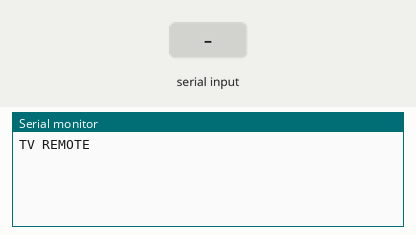
This sketch was run on a simulated Arduino Uno, built with avr-gcc and run on an emulated ATmega328P. Parts: the last lines printed to the serial monitor. The test bench sets the inputs (shaded band).

Above: at 1.2 s.
1.3 s: "LEARN" received over the second serial link
At 3.3 s:
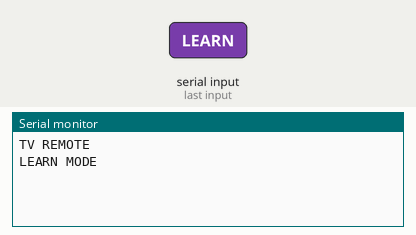
3.7 s: "SEND" received over the second serial link
At 5.1 s:
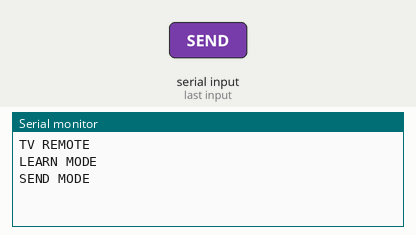
6.1 s: "," received over the second serial link
At 8.2 s:
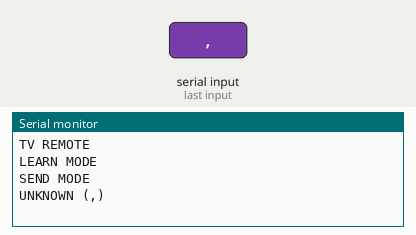
8.5 s: "90,45,200\n" received over the second serial link
At 10.1 s:
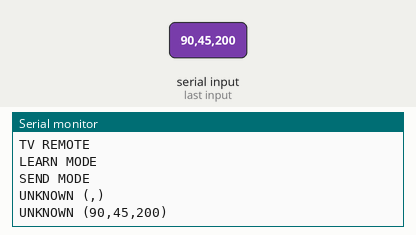
11.0 s: "0\n" received over the second serial link
At 13.1 s:
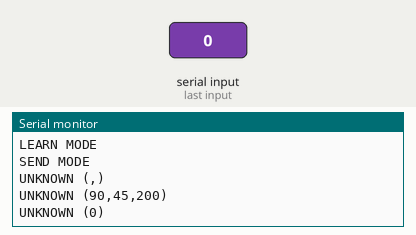
13.4 s: "1\n" received over the second serial link
At 15.1 s:
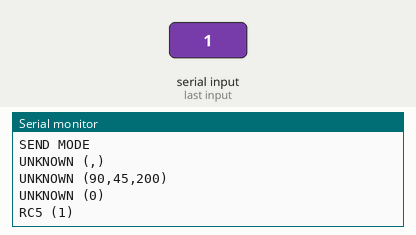

The sketch:

TVRemoteFinal.ino
```cpp
#include <SoftwareSerial.h>
#include <IRremote.h>

SoftwareSerial btSerial(10, 11); //make virtual serial port

int RECV_PIN = 12; //IR receiving pin
IRrecv irrecv(RECV_PIN); //make IRRemote library object to receive IR
IRsend irsend; //make IRRemote library object to send IR
decode_results results; //save decoded value (data, decode_type, bits)

//flags to maintain mode
bool isLearning;
bool isSending;
bool isAvailable;

void setup() {
  // put your setup code here, to run once:
  Serial.begin(9600); // for debug purpuses
  while (!Serial) {
    ; // wait for serial port to connect. needed for native USB port only
  }
  Serial.println("TV REMOTE");

  btSerial.begin(9600); //begin bluetooth serial port

  //set mode to idle
  isLearning = false;
  isSending = false;
  isAvailable = false;

  irrecv.enableIRIn(); //enable IR receiver to receive data
}

void loop() {
  // put your main code here, to run repeatedly:
  String input; //store the input of bluetooth module

  //if ther are an input in bluetooth module
  if (btSerial.available()) {
    input = btSerial.readString(); //read as a string
    input.trim();
    if (input == "LEARN") {
      //enable ir receive mode mode, disable ir send mode
      Serial.println("LEARN MODE");
      isLearning = true;
      isSending = false;
    } else if (input == "SEND") {
      //enable ir send mode, disable ir receive mode
      Serial.println("SEND MODE");
      isSending = true;
      isLearning = false;
    } else {
      //resume ir send mode
      isAvailable = true;
    }
    btSerial.read();
    btSerial.read();
  } else {
    //pause ir send mode
    isAvailable = false;
  }

  //ir emitting
  if (isAvailable && isSending) {
    int count = 0;
    int pos1, pos2, pos3;

    //divide into data, decode_type, bits
    for (int i = 0; i < input.length(); i++) {
      if (input[i] == ',') {
        if (count == 0) {
          pos1 = i;
        } else if (count == 1) {
          pos2 = i;
        } else {
          break;
        }
        count ++;
      }
    }
    long data = input.substring(0, pos1).toInt();
    int decode_type = input.substring(pos1 + 1, pos2).toInt();
    int bits = input.substring(pos2 + 1).toInt();

    //emit ir according to the type
    switch (decode_type) {
      case NEC      :
        irsend.sendNEC(data, bits);
        Serial.print("NEC ("); //for debugging
        break;
      case SONY     :
        irsend.sendSony(data, bits);
        Serial.print("SONY ("); //for debugging
        break;
      case RC5      :
        irsend.sendRC5(data, bits);
        Serial.print("RC5 ("); //for debugging
        break;
      case RC6      :
        irsend.sendRC6(data, bits);
        Serial.print("RC6 ("); //for debugging
        break;
      case JVC      :
        irsend.sendJVC(data, bits, false);
        Serial.print("JVC ("); //for debugging
        break;
      case SAMSUNG  :
        irsend.sendSAMSUNG(data, bits);
        Serial.print("SAMSUNG ("); //for debugging
        break;
      case WHYNTER  :
        irsend.sendWhynter(data, bits);
        Serial.print("WHYNTER ("); //for debugging
        break;
      case LG       :
        irsend.sendLG(data, bits);
        Serial.print("LG ("); //for debugging
        break;
      case DENON    :
        irsend.sendDenon(data, bits);
        Serial.print("DENON ("); //for debugging
        break;
      default       :
        Serial.print("UNKNOWN ("); //type not equal to above declared types (ignore signal)
    }

    //for debugging
    Serial.print(input);
    Serial.println(")");
    irrecv.enableIRIn();
  }

  //ir receiving
  if (isLearning) {
    if (irrecv.decode(&results)) {
      //make string to send
      int decode_type = results.decode_type;
      String output = (String)results.value + "," +
                      (String)results.decode_type + "," +
                      (String)results.bits;
      boolean canSend = true;

      //for debugging
      switch (decode_type) {
        case NEC      : Serial.print("NEC: "); break;
        case SONY     : Serial.print("SONY: "); break;
        case RC5      : Serial.print("RC5: "); break;
        case RC6      : Serial.print("RC6: "); break;
        case JVC      : Serial.print("JVC: "); break;
        case SAMSUNG  : Serial.print("SAMSUNG: "); break;
        case WHYNTER  : Serial.print("WHYNTER: "); break;
        case LG       : Serial.print("LG: "); break;
        case DENON    : Serial.print("DENON: "); break;
        default       :
                        canSend = false; //if the encode type is not a one defined above. send unknown signal via bluetooth
                        Serial.print("UNKNOWN: "); break;
      }

      Serial.println(output);
      if (canSend) btSerial.println(output);
      delay(200); //delay program
      irrecv.resume(); //resume ir receiver
    }
  }
}
```

Measured:
- after the input at 1.3 s, the serial monitor: prints a new line after 1.0 s (image 1)
- after the input at 3.7 s, the serial monitor: prints a new line after 1.0 s (image 2)
- after the input at 6.1 s, the serial monitor: prints a new line after 1.0 s (image 3)
- after the input at 8.5 s, the serial monitor: prints a new line after 1.0 s (image 4)
- after the input at 11.0 s, the serial monitor: prints a new line after 1.0 s (image 5)
- after the input at 13.4 s, the serial monitor: prints a new line after 1.1 s (image 6)
